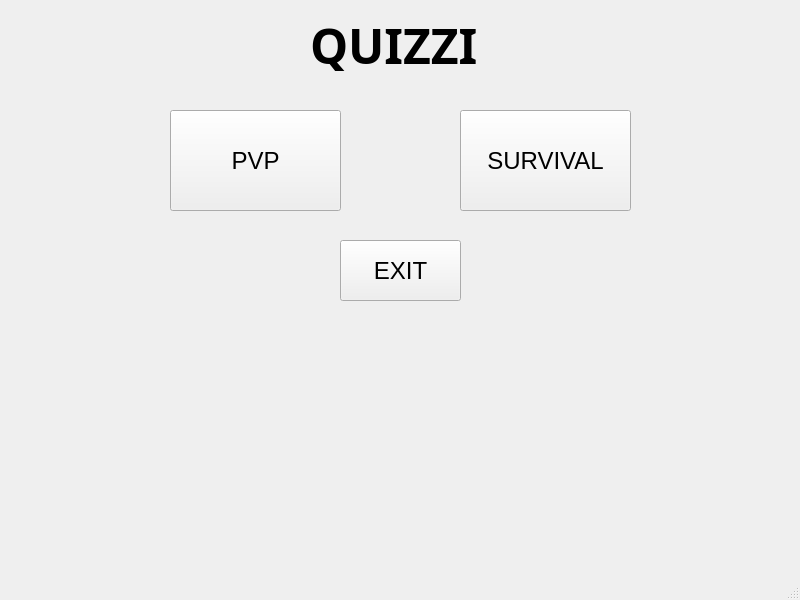
<?xml version="1.0" encoding="UTF-8"?>
<ui version="4.0">
 <class>MainWindow</class>
 <widget class="QMainWindow" name="MainWindow">
  <property name="geometry">
   <rect>
    <x>0</x>
    <y>0</y>
    <width>800</width>
    <height>600</height>
   </rect>
  </property>
  <property name="windowTitle">
   <string>MainWindow</string>
  </property>
  <widget class="QWidget" name="centralwidget">
   <widget class="QPushButton" name="pvpbtn">
    <property name="geometry">
     <rect>
      <x>170</x>
      <y>110</y>
      <width>171</width>
      <height>101</height>
     </rect>
    </property>
    <property name="font">
     <font>
      <pointsize>18</pointsize>
     </font>
    </property>
    <property name="text">
     <string>PVP</string>
    </property>
   </widget>
   <widget class="QPushButton" name="survivalbtn">
    <property name="geometry">
     <rect>
      <x>460</x>
      <y>110</y>
      <width>171</width>
      <height>101</height>
     </rect>
    </property>
    <property name="font">
     <font>
      <pointsize>18</pointsize>
     </font>
    </property>
    <property name="text">
     <string>SURVIVAL</string>
    </property>
   </widget>
   <widget class="QLabel" name="title">
    <property name="geometry">
     <rect>
      <x>310</x>
      <y>20</y>
      <width>181</width>
      <height>51</height>
     </rect>
    </property>
    <property name="font">
     <font>
      <family>Segoe Print</family>
      <pointsize>36</pointsize>
      <bold>true</bold>
     </font>
    </property>
    <property name="text">
     <string>QUIZZI</string>
    </property>
   </widget>
   <widget class="QPushButton" name="exitbtn">
    <property name="geometry">
     <rect>
      <x>340</x>
      <y>240</y>
      <width>121</width>
      <height>61</height>
     </rect>
    </property>
    <property name="font">
     <font>
      <pointsize>18</pointsize>
     </font>
    </property>
    <property name="text">
     <string>EXIT</string>
    </property>
   </widget>
  </widget>
  <widget class="QMenuBar" name="menubar">
   <property name="geometry">
    <rect>
     <x>0</x>
     <y>0</y>
     <width>800</width>
     <height>22</height>
    </rect>
   </property>
  </widget>
  <widget class="QStatusBar" name="statusbar"/>
 </widget>
 <resources/>
 <connections/>
</ui>
